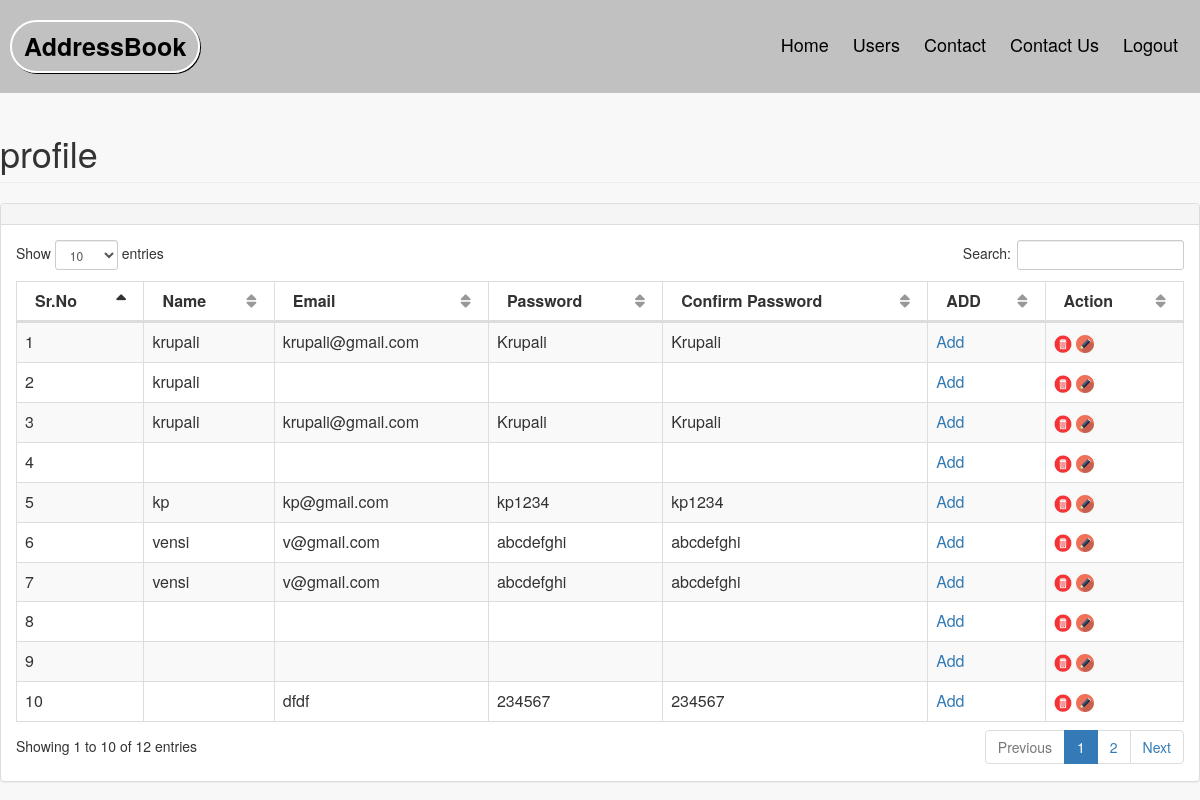
/Admin/user.php, run on the app's committed database.
### tables this page shows
CREATE TABLE `user` (
  `id` int(11) NOT NULL,
  `name` varchar(50) NOT NULL,
  `email` varchar(50) NOT NULL,
  `pwd` varchar(20) NOT NULL,
  `cpwd` varchar(20) NOT NULL
);

### Admin/user.php (the view, shortened to what this page needs)
<?php
include("header.php");
include("connection.php");
        ?>
<!DOCTYPE html>
<html lang="en">
<head>
    <link href="vendor/bootstrap/css/bootstrap.min.css" rel="stylesheet">
    <link href="vendor/metisMenu/metisMenu.min.css" rel="stylesheet">
    <link href="vendor/datatables-plugins/dataTables.bootstrap.css" rel="stylesheet">
    <link href="vendor/datatables-responsive/dataTables.responsive.css" rel="stylesheet">
    <link href="dist/css/sb-admin-2.css" rel="stylesheet">
    <link href="vendor/font-awesome/css/font-awesome.min.css" rel="stylesheet" type="text/css">
</head>
<body>
            <div class="row">
                <div class="col-lg-12">
                    <h1 class="page-header">profile</h1>
                </div>
            </div>
            <div class="row">
                <div class="col-lg-12">
                    <div class="panel panel-default">
                        <div class="panel-heading">
                        </div>
                        <div class="panel-body">
                            <table width="100%" class="table table-striped table-bordered table-hover" id="dataTables-example">
                                <thead>
                                    <tr>
                                        <th>Sr.No</th>
                                        <th>Name</th>
                                        <th>Email</th>
                                        <th>Password</th>
                                        <th>Confirm Password</th>
                                        <th>ADD</th>
                                        <th>Action</th>
                                </thead>
                                <tbody>
<?php
$n=1;
$select="select * from user";
$query=mysqli_query($connection,$select);
while($row=mysqli_fetch_array($query))
{
  ?>
        <tr class="odd gradeX">
        <td><?php echo $n++;?></td>
        <td><?php echo $row['name'];?></td>
        <td><?php echo $row['email'];?></td>
        <td><?php echo $row['pwd'];?></td>
        <td><?php echo $row['cpwd'];?></td>
     <td> <a href="adduser.php">Add</a></td>
    <td> <a href="user.php?delete_value=<?php echo $row['id'];?>"><img src="images/delete(1).png" title="Delete" style="cursor:pointer; width:18px; height:18px" /></a>
         <a href="edit_user.php?id=<?php echo $row['id'];?>"><img src="images/edit(1).png" title="Edit" style="cursor:pointer; width:18px; height:18px" /></a>
               </td>
                                    </tr>
                                    <?php
}
                                    ?>                            </tbody>
                            </table>
                        </div>
                    </div>
                </div>
            </div>
</body>
</html>

### Admin/header.php (shortened to what this page needs)
<div class="header">
      <a href="#default" class="logo">AddressBook</a>
      <div class="header-right">
        <a class="active" href="index2.php">Home</a>
        <a href="user.php">Users</a>
        <a href="detailsprofile.php">Contact</a>
        <a href="contact_us.php">Contact Us</a>
        <a href="index.php">Logout</a>
      </div>
    </div>

### Admin/header.php (style rules this page uses)
.header { overflow: hidden; background-color: #c1c1c1; padding: 20px 10px; }
.header a { float: left; color: black; text-align: center; padding: 12px; text-decoration: none; font-size: 18px; line-height: 25px; border-radius: 4px; }
.header a.logo { font-size: 25px; font-weight: bold; box-shadow:1px 1px 0px 0px black ; border: 2px solid white ; border-radius: 40px; }
.header a.active { color: black; }
.header-right { float: right; }

### data on the page
user: name "krupali", email "krupali@gmail.com", pwd "Krupali", cpwd "Krupali"
user: name "krupali"
user: name "krupali", email "krupali@gmail.com", pwd "Krupali", cpwd "Krupali"
user: name "kp", email "kp@gmail.com", pwd "kp1234", cpwd "kp1234"
user: name "vensi", email "v@gmail.com", pwd "abcdefghi", cpwd "abcdefghi"
user: name "vensi", email "v@gmail.com", pwd "abcdefghi", cpwd "abcdefghi"
user: email "dfdf", pwd "234567", cpwd "234567"
